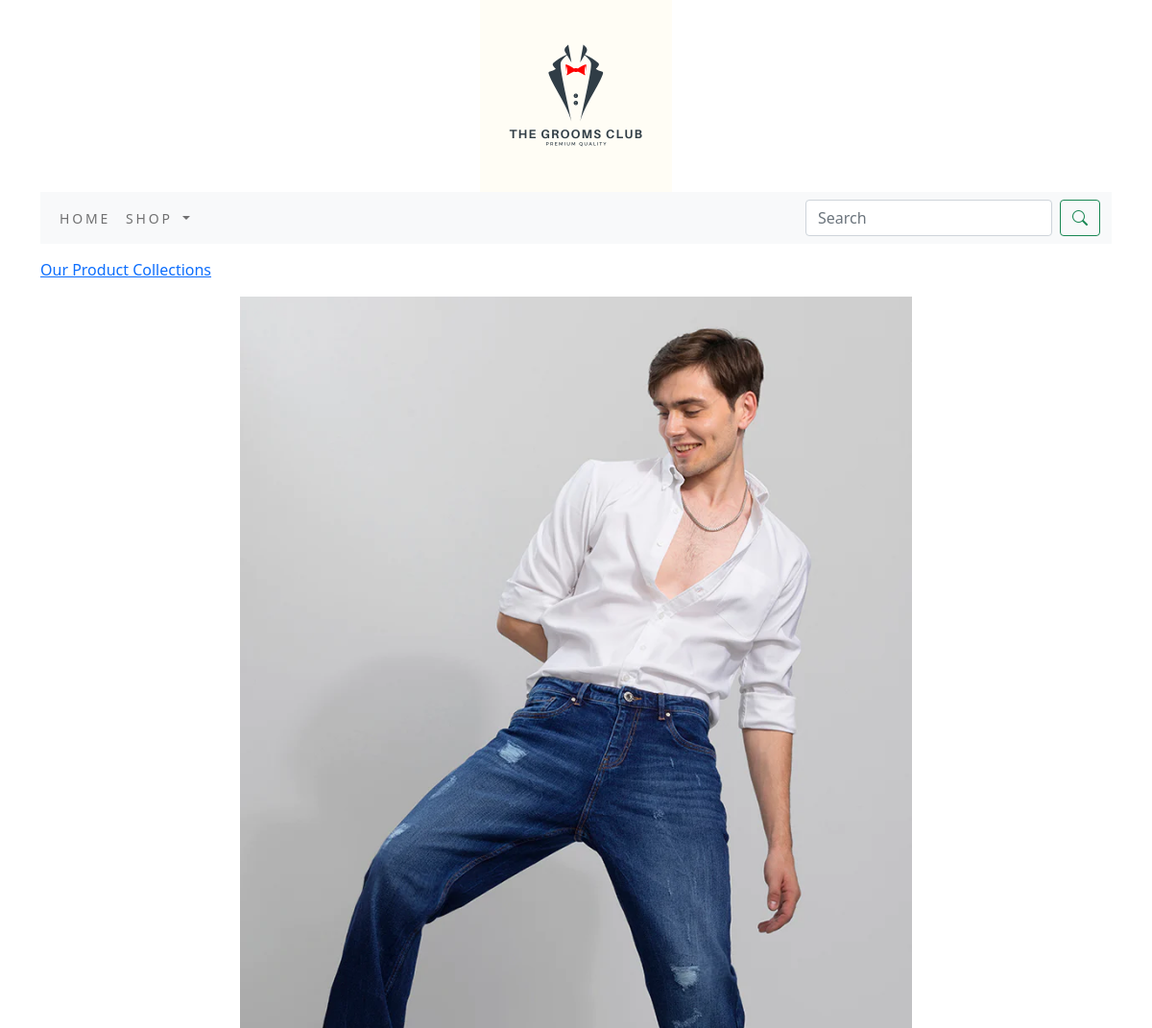
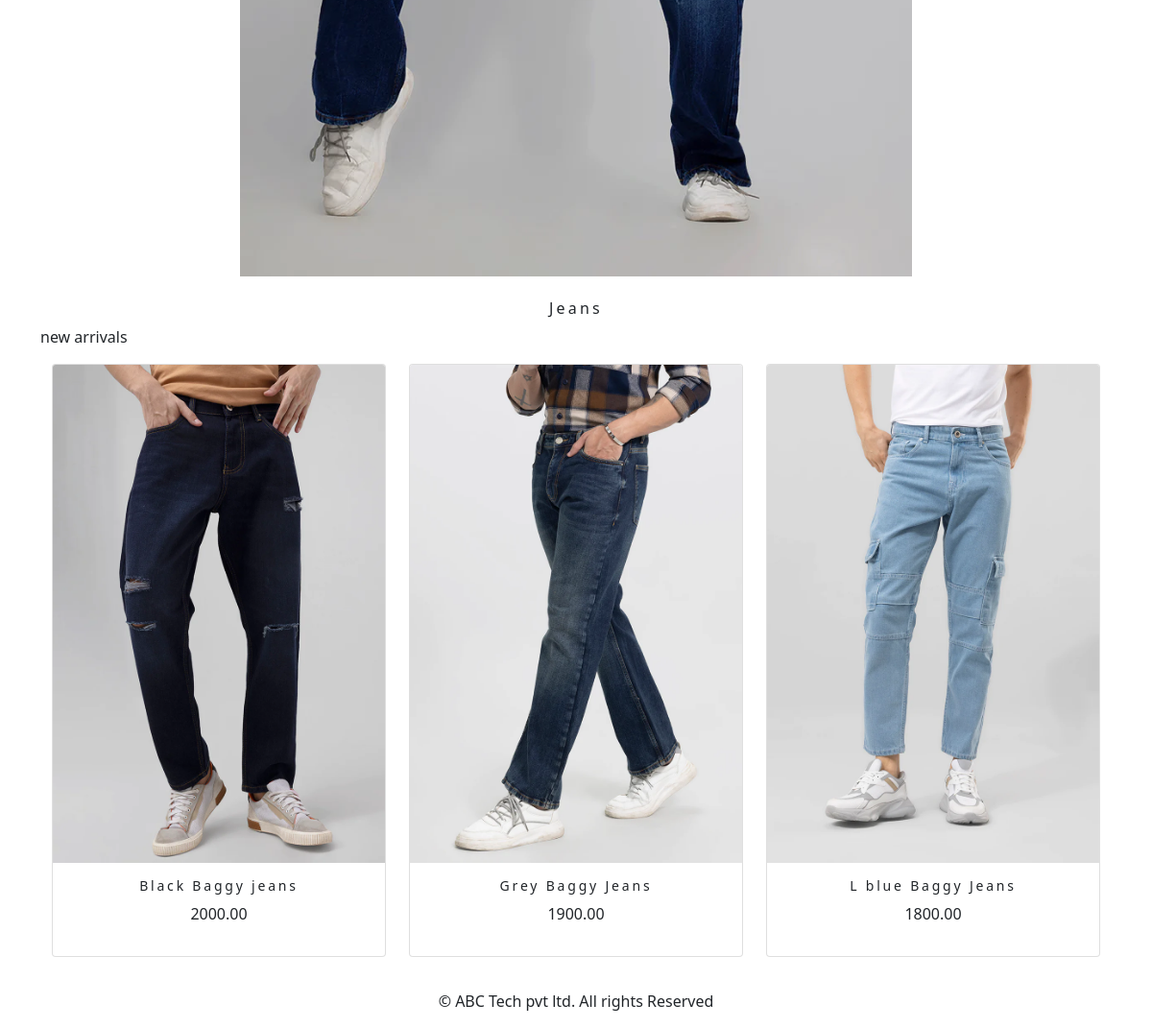
The app's page /shop/jeans/ with its own data (2 pictures, top to bottom).
### shop/models.py (models this page shows, shortened)
class Category(models.Model):
    name=models.CharField(max_length=250,unique=True)
    slug=models.SlugField(max_length=250,unique=True)
    description=models.TextField(blank=True)
    image=models.ImageField(upload_to='category',blank=True)
    class Meta:
        ordering=('name',)
        verbose_name='category'
        verbose_name_plural='categories'
    def get_url(self):
        return reverse('shop:products_by_category',args=[self.slug])

class Product (models.Model):
    name = models.CharField(max_length=250, unique=True)
    slug = models.SlugField(max_length=250, unique=True)
    description=models.TextField(blank=True)
    price=models.DecimalField(max_digits=10,decimal_places=2)
    category=models.ForeignKey(Category,on_delete=models.CASCADE)
    image = models.ImageField(upload_to='product',blank=True)
    stock=models.IntegerField()
    available=models.BooleanField(default=True)
    created=models.DateTimeField(auto_now_add=True)
    updated=models.DateTimeField(auto_now_add=True)
    def get_url(self):
        return reverse('shop:prodCatdetail',args=[self.category.slug,self.slug])
    class Meta:
        ordering=('name',)
        verbose_name='product'
        verbose_name_plural='products'

### shop/views.py (the view)
# urls.py: path('',views.allProdCat,name='allProdCat'),
def allProdCat(request,c_slug=None):
    c_page=None
    products_list=None
    if c_slug!=None:
        c_page=get_object_or_404(Category,slug=c_slug)
        products_list=Product.objects.all().filter(category=c_page,available=True)
    else:
        products_list=Product.objects.all().filter(available=True)
    paginator=Paginator(products_list,6)
    try:
        page=int(request.GET.get('page','1'))
    except:
        page=1
    try:
        products=paginator.page(page)
    except (EmptyPage,InvalidPage):
        products=paginator.page(paginator.num_pages)
    return render(request,"category.html",{'category':c_page,'products':products})

### cart/context_processors.py (called while the page is built)
def counter (request):
    item_count=0
    if 'admin' in request.path:
        return {}
    else:
        try:
            cart=Cart.objects.filter(cart_id=_cart_id(request))
            cart_items=CartItem.objects.all().filter(cart=cart[:1])
            for cart_item in cart_items:
                item_count += cart_item.quantity
        except Cart.DoesNotExist:
            item_count=0
    return dict(item_count=item_count)

### cart/views.py (called while the page is built)
def _cart_id(request):
    cart=request.session.session_key
    if not cart:
        cart=request.session.create()
    return cart

### shop/context_processors.py (called while the page is built)
def menu_links(request):
    links=Category.objects.all()
    return dict(links=links)

### templates/category.html (shortened to what this page needs)
{% extends 'base.html' %}
{% load static %}
{% block content %}
    {% if category %}
    <div>
        <div class="row my_row_class">
            <div class="mx-auto">
            <P><a href="{% url 'shop:allProdCat' %}">Our Product Collections</a> </P>
        </div>
            </div>
    </div>
    {% endif %}
<div class="mx_auto">
    {% if category %}
        <img class="my_image" src="{{category.image.url}}" alt="{{category.name}}">
</div>
     <br>
<div>
        <h1 class="text-center my_title">{{category.name}}</h1>
        <p class="text-justify">{{category.description}}</p>
</div>
    {% endif %}
<div class="container">
    <div class="row">
        {% for product in products.object_list %}
        <div class="my_bottom_margin col-12 col-sm-12 col-md-4  col-lg-4 ">
            <div class="card text-center" style="min-width:18rem;">
                <a href="{{product.get_url}}"> <img class="card-img-top my_image" src="{{product.image.url}}" alt="{{product.name}}"></a>
            <div class="card-body">
                <h4>{{product.name}}</h4>
                <p>{{product.price}}</p>
            </div>
            </div>
        </div>
        {% endfor %}
    </div>
    <br>
</div>
{% endblock %}

### static/css/custom.css (style rules this page uses)
body { font-family: 'Roboto', sans-serif; }
.my_row_class { padding-top :15px; }
.my_image { width :700px; height :auto; display:block; margin-left:auto; margin-right:auto; }
.my_title { font-size :16px; text_transform :uppercase; letter-spacing :.2em; }
.my_bottom_margin { margin-bottom :10px; }
.card-body h4 { font-size :14px; text_transform :uppercase; letter-spacing :.2em; }

### records on screen
Category: image (picture), name "Jeans", description "new arrivals"
Product: image (picture), name "Black Baggy jeans", price "2000.00"
Product: image (picture), name "Grey Baggy Jeans", price "1900.00"
Product: image (picture), name "L blue Baggy Jeans", price "1800.00"
